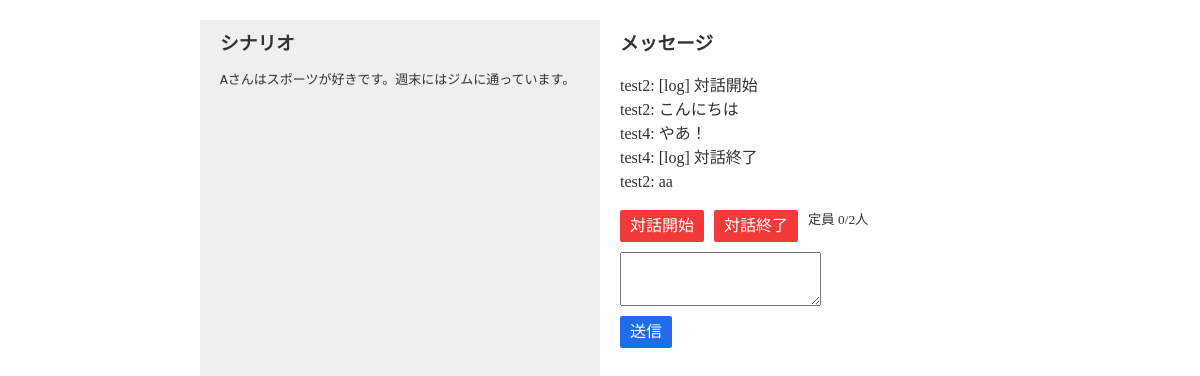
Screenshot of /rooms/cbcaa5ed59a34200bef7ce4121753f4f (signed in) with the database file from the repository.
### flaskr/models/scenario.py (models this page shows, shortened)
class Scenario(db.Model):
    __tablename__ = "scenarios"
    id    = db.Column("id",    db.Integer,      primary_key=True)
    title = db.Column("title", db.String(100),  nullable=False,   unique=True)
    text  = db.Column("text",  db.String(5000), nullable=False)

### flaskr/models/message.py (models this page shows, shortened)
class Message(db.Model):
    __tablename__ = "messages"
    id      = db.Column("id",       db.Integer,     primary_key=True)
    text    = db.Column("status",   db.String(100), nullable=False)
    room_id = db.Column("room_id",  db.Integer, db.ForeignKey("rooms.id"), nullable=False)
    user_id = db.Column("user_id",  db.Integer, db.ForeignKey("users.id"), nullable=False)

### flaskr/models/user.py (models this page shows, shortened)
class User(db.Model):
    __tablename__ = "users"
    id        = db.Column("id",       db.Integer,     primary_key=True)
    name      = db.Column("name",     db.String(100), nullable=False, unique=True)
    role      = db.Column("role",     db.Enum(Role),  nullable=False,              default=Role.NORMAL)
    _password = db.Column("password", db.String(100), nullable=False)
    messages  = db.relationship("Message", backref="user", lazy=True)
    def _get_password(self):
        return self._password
    def _set_password(self, password):
        password = self.validate_password("password", password)
        if password:
            password = password.strip()
        self._password = generate_password_hash(password)
    password_descriptor = property(_get_password, _set_password)
    password = synonym("_password", descriptor=password_descriptor)
    def __repr__(self):
        return "<User id={self.id} name={self.name!r}>".format(self=self)
    def is_admin(self):
        return self.role == Role.ADMIN

### flaskr/views/rooms.py (the view)
@bp.route("/<string:hash_id>", methods=["GET"])
@login_required
def show(hash_id):
    user = g.user
    room = fetch_room_from_hash_id(hash_id)
    if room is None:
        abort(404)
    try:
        if user.is_admin():
            scenarios = room.scenarios
        else:
            if room.status == Status.USED:
                abort(404)
            room.include(user)
            scenarios = [room.fetch_scenario_of(user)]
        current_app.logger.info(f"[/rooms/{hash_id}] {user}")
        return render_template("rooms/show.html", room=room, scenarios=scenarios)
    except Exception as error:
        flash(error.args[0])
    return redirect(url_for("rooms.index"))

### flaskr/models/room.py (called while the page is built, shortened)
    def include(self, user):
        if user in self.users:
            return self

    def fetch_scenario_of(self, user):
        if user not in self.users:
            raise Exception("不正な操作です。")
        index = self.users.index(user)
        return self.scenarios[index]

### flaskr/views/__init__.py (called while the page is built)
def login_required(f):
    @wraps(f)
    def decorated_view(*args, **kwargs):
        if g.user is None:
            return redirect(url_for("auth.login", next=request.path))
        return f(*args, **kwargs)
    return decorated_view

def load_user():
    user_id = session.get("user_id")
    if user_id is None:
        g.user = None
    else:
        g.user = User.query.get(user_id)

### flaskr/views/rooms.py (called while the page is built)
def fetch_room_from_hash_id(hash_id):
    room_list = Room.query.filter_by(hash_id=hash_id).all()
    if len(room_list) == 0:
        return None
    return room_list[0]

### flaskr/templates/rooms/show.html (shortened to what this page needs)
{% extends "layout_simple.html" %}
{% block body %}
  <div class="flex">
    <div class="scenario_area">
      <h3>シナリオ</h3>
      {% for scenario in scenarios %}
        <pre>{{ scenario.text }}</pre>
      {% endfor %}
    </div>
    <div class="message_area">
      <h3>メッセージ</h3>
      <ol id="messageList">
        {% for message in room.messages %}
          <li>
            <div class="message">
              {{ message.user.name }}: {{ message.text }}
            </div>
          </li>
        {% endfor %}
      </ol>
      <div class="form_horizontal">
        <input type="submit" value="対話開始" onclick="startMessage()" class="button danger">
        <input type="submit" value="対話終了" onclick="endMessage()" class="button danger">
        <small>定員 <span id="userList">0</span>/{{ room.scenarios|length }}人</small>
      </div>
      <form action="" method="" id="form">
        <div class="form_horizontal">
          <textarea type="text" id="text" name="text" /></textarea>
        </div>
        <div class="form_horizontal">
          <input type="submit" value="送信" class="button">
        </div>
      </form>
    </div>
  </div>
{% endblock %}

### flaskr/static/style.css (style rules this page uses)
:root { --color--white: #FFFFFF; --color--black: #333333; --color--gray: #EFEFEF; --color--green: #2FB76A; --color--blue: #1F6CE9; --color--lightblue: #66CDEF; --color--darkblue: #1B59BE; --color--red: #F33A3A; --color--darkred: #BE1414; --coloralpha--black: #3333332F; }
*, *::before, *::after { box-sizing: border-box; }
body { color: var(--color--black); }
pre { white-space: pre-wrap; }
.flex { display: flex; }
.form_horizontal { display: flex; margin: 10px auto; }
.form_horizontal > * { margin-right: 10px; }
.button { -webkit-appearance: button; -moz-appearance: button; appearance: button; text-decoration: none; color: initial; cursor: pointer; padding: 4px 10px; background: var(--color--blue); color: var(--color--white); border: 0; border-radius: 2px; }
.button.danger { background: var(--color--red); }
.scenario_area { flex: 1; background: var(--color--gray); padding: 10px 20px; height: calc(100vh - 40px); }
.message_area { flex: 1; background: var(--color--white); padding: 10px 20px; height: calc(100vh - 40px); }
.message_area ol { list-style: none; padding: 0; }

### rows the page displays
Scenario: text "Aさんはスポーツが好きです。週末にはジムに通っています。"
Message: user.name "test2", text "[log] 対話開始"
Message: user.name "test2", text "こんにちは"
Message: user.name "test4", text "やあ！"
Message: user.name "test4", text "[log] 対話終了"
Message: user.name "test2", text "aa"

### other values shown
{{ room.scenarios|length }} "2"
